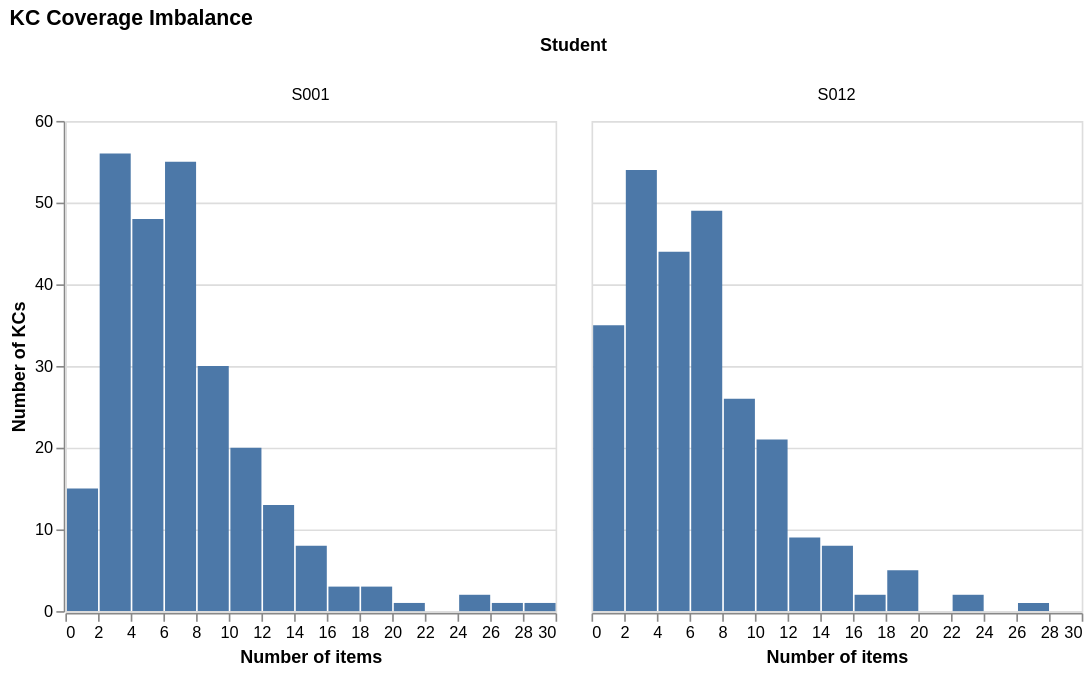

Notebook cell for this chart:
### Code cell
chart = alt.Chart(comparison).mark_bar().encode(
    x=alt.X('num_items', title='Number of items').bin(maxbins=15),
    y=alt.Y('count()', title='Number of KCs'),
    tooltip=['count()'] 
).facet(
    column = alt.Column('student_id', title = 'Student')
).properties(
    title='KC Coverage Imbalance'
)
chart

### Figure 1 — Vega-Lite specification as saved in the notebook (floating-point values rounded to 4 significant figures; data arrays with more than 128 entries replaced by an {"elided": "..."} marker saying what was removed)
{"config": {"view": {"continuousWidth": 300, "continuousHeight": 300}}, "data": {"name": "data-5bc424ec7027269d6775e6d8243fa9bc"}, "facet": {"column": {"field": "student_id", "title": "Student", "type": "nominal"}}, "spec": {"mark": {"type": "bar"}, "encoding": {"tooltip": [{"aggregate": "count", "type": "quantitative"}], "x": {"bin": {"maxbins": 15}, "field": "num_items", "title": "Number of items", "type": "quantitative"}, "y": {"aggregate": "count", "title": "Number of KCs", "type": "quantitative"}}}, "title": "KC Coverage Imbalance", "$schema": "https://vega.github.io/schema/vega-lite/v6.4.1.json", "datasets": {"data-5bc424ec7027269d6775e6d8243fa9bc": {"elided": "512 records"}}}
